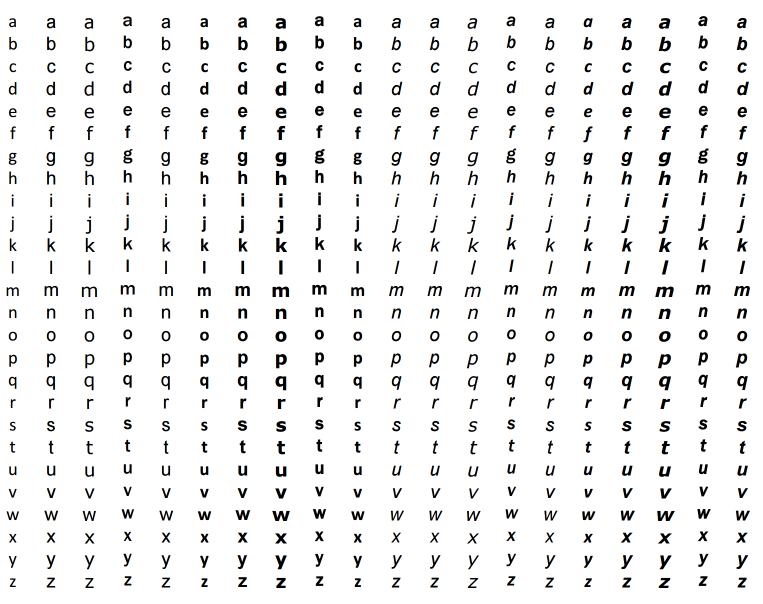
#> input picture BaseminFinal.png, 1526 x 1208 px (shown at 1/2 size)
$ python KNNearestMethod.py   (older library calls are emulated)
#> lines starting #> are read from the running program, lines starting #| are printed output that depends on the picture; after the words box and inside, x2 and y2 are one past the last pixel; in counts of white or black regions, pixels touching at a corner belong together
### contours.py
import numpy as np
import cv2

def CreateBase(filename):
#> called with filename = 'BaseminFinal.png'
    im = cv2.imread(filename)
#> im is the input picture: shape (1208, 1526, 3); mean B, G, R 240.6, 240.6, 240.6
    imgray = cv2.cvtColor(im, cv2.COLOR_BGR2GRAY)

    verticalRectKernel = cv2.getStructuringElement(cv2.MORPH_RECT, (1, 7))
    erode = cv2.erode( imgray, verticalRectKernel)
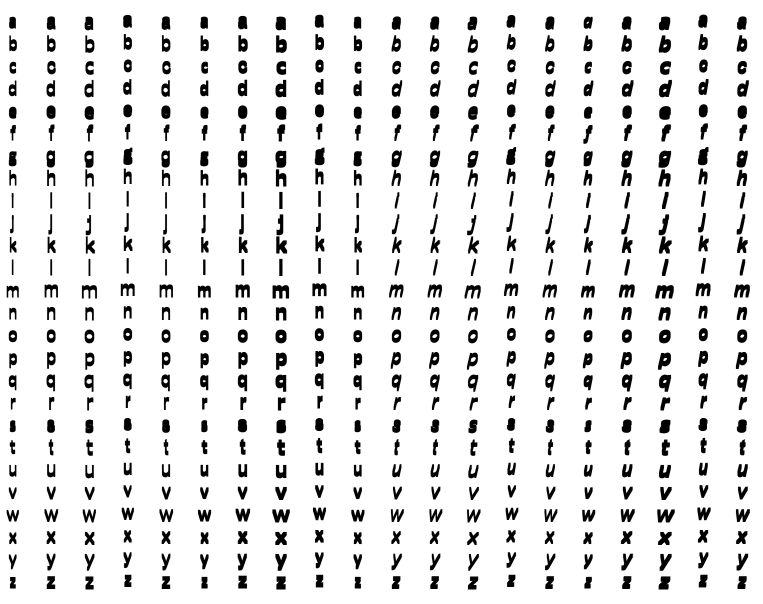
#> erode: shape (1208, 1526) (shown at 1/2 size); min 0, max 255, mean 230.5


    ret,thresh = cv2.threshold(erode,150,255,cv2.THRESH_BINARY)
#> thresh: shape (1208, 1526); 90.2% white; 520 black regions, largest, box (x1, y1, x2, y2) and area: (1311, 570, 1348, 597) 714, (1317, 301, 1342, 336) 674, (545, 570, 578, 597) 661
    ret, imGrayTresh = cv2.threshold(imgray,150,255,cv2.THRESH_BINARY)
#> imGrayTresh: shape (1208, 1526); 94.1% white; 559 black regions (18 under 20 px)

    im2,contours,hierarchy = cv2.findContours(thresh,cv2.RETR_TREE,cv2.CHAIN_APPROX_SIMPLE)
#> contours = 658 contours, 45 with area under 20; largest, box (x1, y1, x2, y2) and area: (0, 0, 1526, 1208) 1840675, (1310, 569, 1349, 598) 796, (1316, 300, 1343, 337) 747, (544, 569, 579, 598) 746, (550, 300, 574, 337) 728
    rectangles = [cv2.boundingRect(contour) for contour in contours]
#> rectangles = 658 items, first 6: (0, 0, 1526, 1208), (1168, 1153, 17, 25), (708, 1153, 15, 25), (402, 1153, 14, 25), (19, 1153, 14, 25), (1316, 1152, 26, 28)

    #drawRectangles(im, rectangles)
    #cv2.imshow('coutours', im)
    #cv2.waitKey()


    # we want to find rect that are inside other rectangle (we don't want them)
    # but first we need to find the biggest rect and remove it.
    biggestRect = rectangles[0]
#> biggestRect = (0, 0, 1526, 1208)
    for rect in rectangles:
        if(rectArea(biggestRect) < rectArea(rect)):
            biggestRect = rect
#> this loop made 658 passes

    rectangles.remove(biggestRect)

    removeList = []
    for rect in range(len(rectangles)-1):

        for testRect in range(rect+1, len(rectangles)):
            uRect = unionRect(rectangles[rect], rectangles[testRect])
            if rectEqualrect(rectangles[rect], uRect):
                removeList.append(rectangles[testRect])
            elif rectEqualrect(rectangles[testRect], uRect):
                removeList.append(rectangles[rect])
#> this loop made 656 passes

    # get unique rectangles
    setRemoveList = set(removeList)
    for removeItem in setRemoveList:
        rectangles.remove(removeItem)
#> this loop made 137 passes
#> removeItem on passes 1 to 12: (252, 712, 7, 6), (788, 311, 9, 6), (1174, 88, 5, 4), (1174, 716, 5, 4), (940, 176, 11, 10), (865, 669, 10, 7), (1405, 712, 5, 5), (327, 758, 9, 9), (1326, 312, 7, 5), (948, 848, 1, 1), (482, 669, 7, 6), (1481, 759, 6, 6)

    # at the end of this algorithm we have the differents rectangles
    # we sort all rectangle by height
    rectangles.sort(key=lambda x: x[1])

    # we want to detect lines
    # so in the first place we get the average height of a letter
    averageH = 0
    for rect in rectangles:
        averageH += rect[3]
#> this loop made 520 passes
#> rect on passes 1 to 3: (1396, 28, 20, 29), (629, 28, 20, 29), (1012, 29, 20, 28)
    averageH /= len(rectangles)

    # removing ponctuation
    removeList = []
    for rect in rectangles:
        if rect[3] < averageH*3/4:
            removeList.append(rect)

    for item in removeList:
        rectangles.remove(item)
#> this loop made 0 passes

    # now we will detect if between two letters there's a gap higher than the average height
    lineStarts = []
    lineStarts.append(0)
    for i in range(len(rectangles)-1):
        if abs(rectangles[i][1]-rectangles[i+1][1]) > averageH/2:
            lineStarts.append(i+1)

    # sort line by lines
    for i in range(len(lineStarts)):
        if i != len(lineStarts)-1:
            tmpLst = rectangles[lineStarts[i]:lineStarts[i+1]-1]
            tmpLst.sort(key=lambda x: x[0])
            rectangles[lineStarts[i]:lineStarts[i + 1] - 1] = tmpLst
        else:
            tmpLst = rectangles[lineStarts[i]:len(rectangles)-1]
            tmpLst.sort(key=lambda x: x[0])
            rectangles[lineStarts[i]:len(rectangles)-1] = tmpLst
#> this loop made 26 passes

    # in this part we detects blanks between words
    spaces = []
    #detect the average space between letter on a line.
    averageSpace = 0
    finalDiv = 0
    for i in range(len(lineStarts)):
        if i != len(lineStarts)-1:
            tmpRects = rectangles[lineStarts[i]:lineStarts[i+1]]
        else:
            tmpRects = rectangles[lineStarts[i]:len(rectangles)-1]

        for rect in range(len(tmpRects)-1):
            averageSpace += abs((tmpRects[rect][0]+tmpRects[rect][2])-(tmpRects[rect+1][0]))
        finalDiv += len(tmpRects)-1
    averageSpace = averageSpace / finalDiv
    # then we detect every space superior to 1/4 the average.
    for i in range(len(lineStarts)):
        if i != len(lineStarts)-1:
            tmpRects = rectangles[lineStarts[i]:lineStarts[i+1]]
        else:
            tmpRects = rectangles[lineStarts[i]:len(rectangles)-1]

        for rect in range(len(tmpRects)-1):
            spacing = abs((tmpRects[rect][0]+tmpRects[rect][2])-(tmpRects[rect+1][0]))
            if spacing > averageSpace/4:
                spaces.append(lineStarts[i]+rect+1)

    drawRectangles(im, rectangles)
    cv2.imshow('coutours', im)
    cv2.waitKey()

    # we know that the first 20 are a etc..
    samples = []# np.empty((0, len(rectangles)))
    for rect in rectangles:
        number = imGrayTresh[rect[1]:rect[1]+rect[3], rect[0]:rect[0]+rect[2]]
        number = cv2.resize(number, (10, 10))
        number = number.reshape((1, 10*10))

        samples.append(np.array(number[0]).astype(np.float32))

    samples = np.array(samples)

    # [6 lines of commented-out code are left out]
    responses = np.array([i for i in range(0, 26)]).astype(np.float32)
    responses = np.repeat(responses, 20)

    return samples, responses, lineStarts, spaces, rectangles


def drawRectangles(image, rectangles):
    for rect in rectangles:
        cv2.rectangle(image, (rect[0], rect[1]), (rect[0]+rect[2], rect[1]+rect[3]), (0, 0, 255), 1)
#> this loop made 520 passes
#> rect on passes 1 to 3: (93, 32, 19, 29), (168, 32, 19, 30), (245, 29, 20, 28)
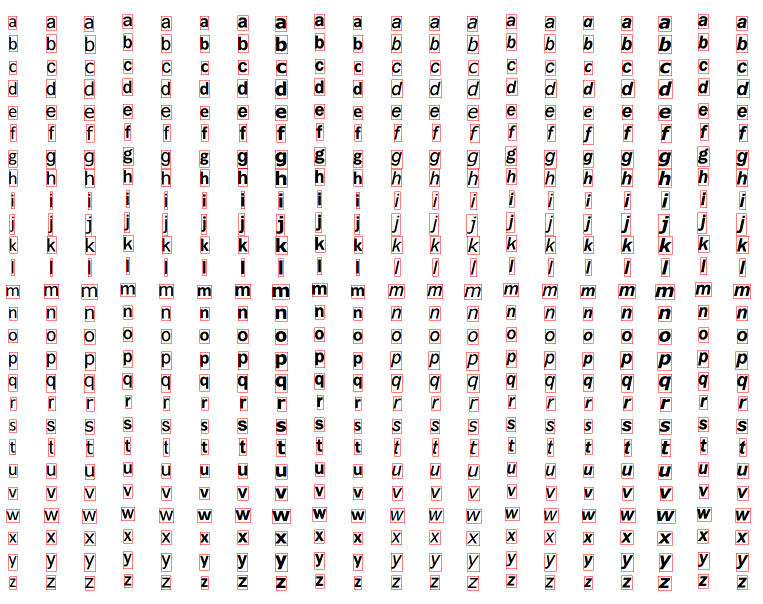
#> image: shape (1208, 1526, 3) (shown at 1/2 size); mean B, G, R 233.5, 233.4, 240.6

def unionRect(a,b):
    x = min(a[0], b[0])
    y = min(a[1], b[1])
    w = max(a[0] + a[2], b[0] + b[2]) - x
    h = max(a[1] + a[3], b[1] + b[3]) - y
    return (x, y, w, h)

def rectEqualrect(a,b):
    if a[0] == b[0] and a[1] == b[1] and a[2] == b[2] and a[3] == b[3]:
        return True
    else:
        return  False

def rectArea(a):
    return a[2]*a[3]

#CreateBase('BaseminFinal.png')

### KNNearestMethod.py
import cv2
import numpy as np
import contours as ctr
from string import ascii_lowercase

def KNOCR():
    samples, responses, ls, sp, rects= ctr.CreateBase('BaseminFinal.png')
#> the loop in CreateBase, `for rect in rectangles:` made 520 passes
#> pass 3, in CreateBase, `number = imGrayTresh[rect[1]:rect[1]+rect[3], rect[0]:rect[0]+rect[2]]`:
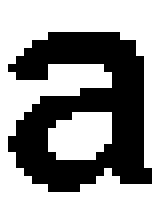
#> number: shape (28, 20) (shown 8 times larger); 62% white; 1 black region, box (x1, y1, x2, y2) and area: (1, 4, 19, 24) 213
#> in CreateBase, `samples = np.array(samples)`:
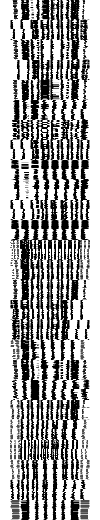
#> samples: shape (520, 100) float32; min 0, max 255, mean 165.4

    # we use the same method for the other document we want to test.
    samplesTest, r, linesIndices, spaces, rectangles = ctr.CreateBase('lorem.png')

    for s in samples:
        s = s/255
    for st in samplesTest:
        st = st/255

    model = cv2.ml.KNearest_create()
    model.train(samples, cv2.ml.ROW_SAMPLE, responses)
    ret, results, neighbours, dist = model.findNearest(samplesTest, 20)

    print (len(samplesTest))
    print (len(neighbours))

    indResponses = np.empty((0, 36))
    indResponses = np.append(indResponses, [i for i in ascii_lowercase])

    finalString = ''
    print (linesIndices)
    for res in range(len(results)):
        if res in spaces:
            finalString = finalString+' '
        if res in linesIndices:
            finalString = finalString+'\n'
        finalString = finalString+indResponses[int(results[res][0])]

    print (finalString)

#> (the run stopped early here; a loop or call above may not have finished)
